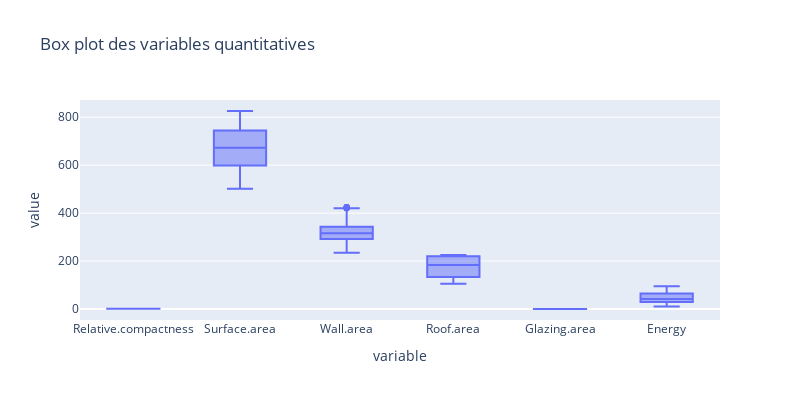

Notebook cell for this chart:
### Markdown cell above
La répartition des données par classe énergie est plutot uniforme. On observe cependant  que la classe A est majoritaire dans ce jeu de données.

<br>

### Code cell
px.box(pd.melt(x[['Relative.compactness', 'Surface.area', 'Wall.area', 'Roof.area', 
                  'Glazing.area', 'Energy']]), x="variable", y="value", points="outliers", 
      width=800, height=400, title="Box plot des variables quantitatives")

### Figure 1 — Plotly figure (JSON) as saved in the notebook; plotly's stock layout.template omitted (floating-point values rounded to 4 significant figures; data arrays with more than 128 entries replaced by an {"elided": "..."} marker saying what was removed)
{"data": [{"alignmentgroup": "True", "boxpoints": "outliers", "hovertemplate": "variable=%{x}<br>value=%{y}<extra></extra>", "legendgroup": "", "marker": {"color": "#636efa"}, "name": "", "notched": false, "offsetgroup": "", "orientation": "v", "showlegend": false, "type": "box", "x": {"elided": "4608 str values"}, "x0": " ", "xaxis": "x", "y": {"elided": "4608 float values"}, "y0": " ", "yaxis": "y"}], "layout": {"boxmode": "group", "height": 400, "legend": {"tracegroupgap": 0}, "title": {"text": "Box plot des variables quantitatives"}, "width": 800, "xaxis": {"anchor": "y", "domain": [0, 1], "title": {"text": "variable"}}, "yaxis": {"anchor": "x", "domain": [0, 1], "title": {"text": "value"}}}}
